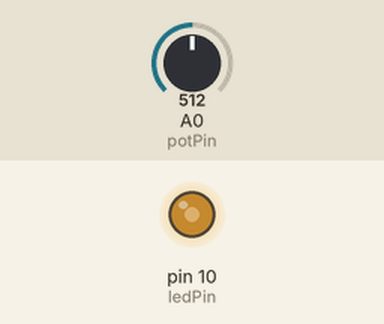
Recording of a sketch running on a simulated Arduino Uno, built with avr-gcc and run on an emulated ATmega328P. Parts: output pins drawn as LEDs (lit = HIGH). The test bench sets the inputs (shaded band); at power-on: A0 (potPin) = 512. What the sketch prints to the serial monitor is not drawn.

Above: at 1.2 s.
1.3 s: A0 (potPin) set to 414
At 1.6 s:
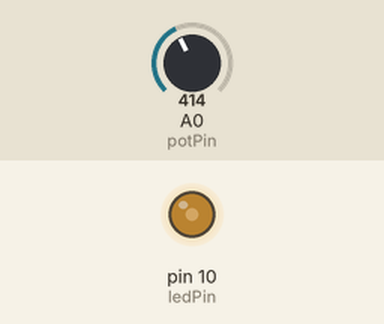
4.3 s: A0 (potPin) set to 389
At 5.3 s:
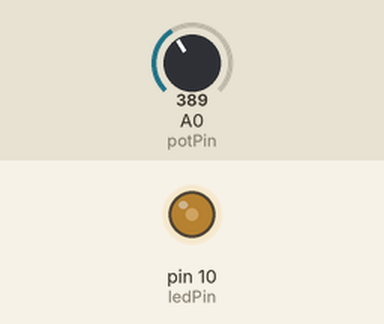
7.3 s: A0 (potPin) set to 43
At 7.7 s:
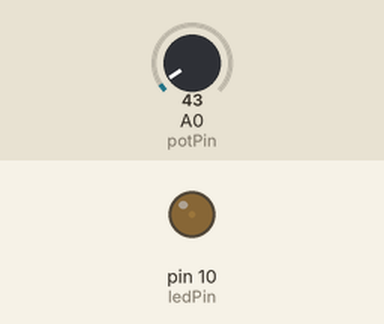
8.8 s: A0 (potPin) set to 37
At 10.1 s:
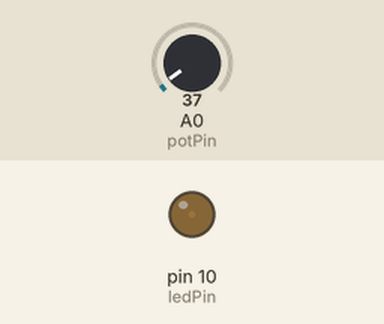
11.8 s: A0 (potPin) set to 11
At 12.2 s:
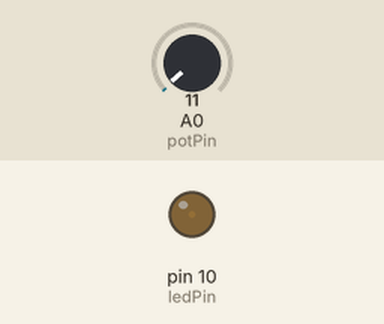
13.3 s: A0 (potPin) set to 8
At 14.4 s:
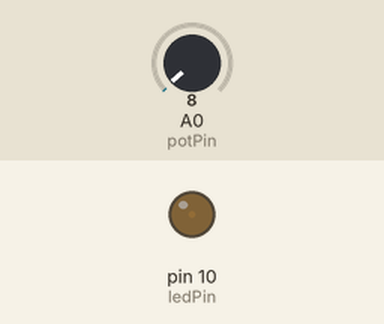
Timing chart, 0 to 16.3 s (numbered marks = the images above; inputs shaded):
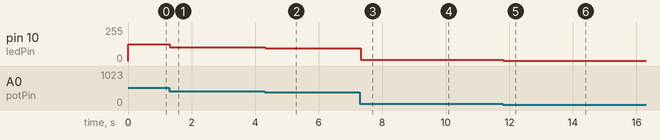

Measured:
- after the input at 1.3 s, pin 10 (ledPin): 127/255 → 103/255 at once
- after the input at 4.3 s, pin 10 (ledPin): 103/255 → 96/255 at once
- after the input at 7.3 s, pin 10 (ledPin): 96/255 → 10/255 at once
- after the input at 8.8 s, pin 10 (ledPin): 10/255 → 9/255 at once
- after the input at 11.8 s, pin 10 (ledPin): 9/255 → 2/255 at once
- after the input at 13.3 s, pin 10 (ledPin): 2/255 → 1/255 at once

The sketch:

led_brightness.ino
```cpp
const int potPin = A0;    // 可變電阻接在 A0
const int ledPin = 10;    // LED 接在 pin 10

void setup() {
  pinMode(ledPin, OUTPUT);    // 設定 LED 腳位為輸出
  Serial.begin(9600);         // 啟動序列通訊，用於除錯
}

void loop() {
  // 讀取可變電阻值（0-1023）
  int potValue = analogRead(potPin);

  // 將可變電阻值（0-1023）映射到 LED 亮度值（0-255）
  int brightness = map(potValue, 0, 1023, 0, 255);

  // 設定 LED 亮度
  analogWrite(ledPin, brightness);

  // 輸出數值到序列監視器（用於除錯）
  Serial.print("可變電阻值: ");
  Serial.print(potValue);
  Serial.print("\t LED 亮度: ");
  Serial.println(brightness);


}
```
